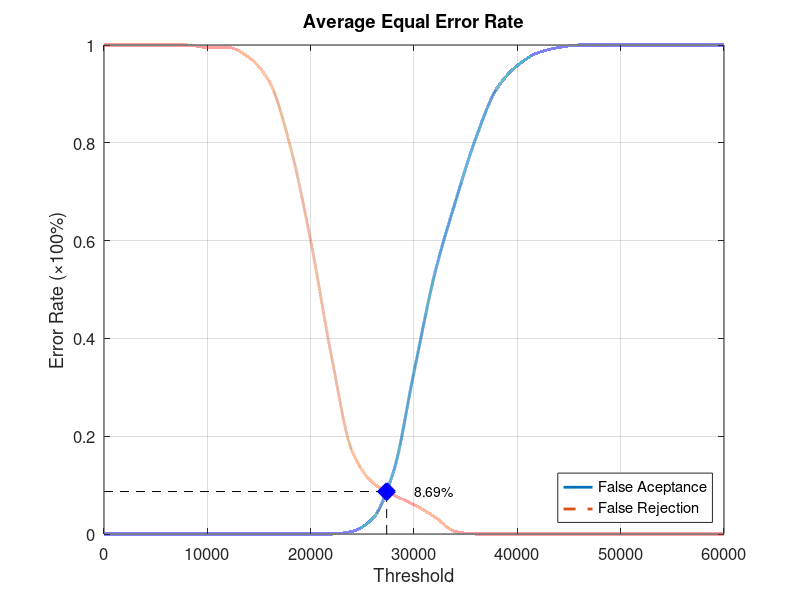
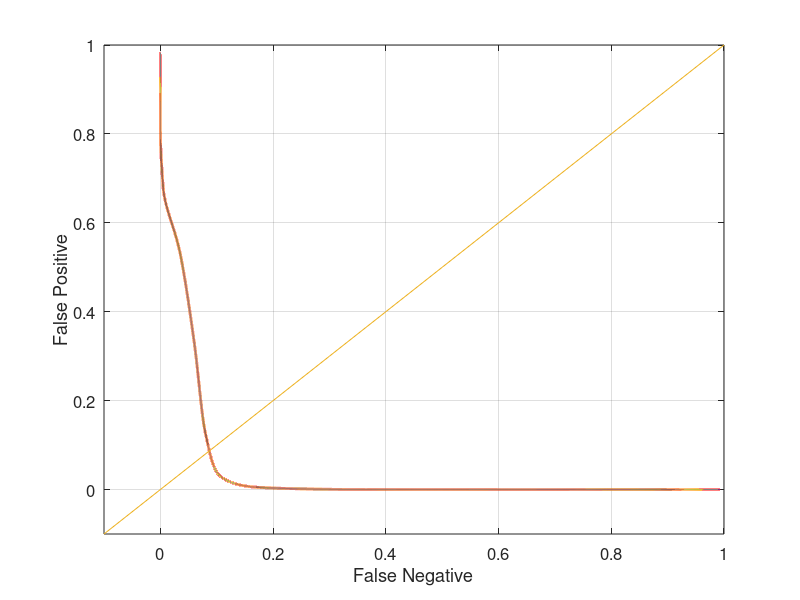

The MATLAB script that drew these images, in order:
function yEER = Database2_1
close all;
clear;
clc;
x = 0:2000:60000;
xq = 0:0.5:60000;

y0 = [0 0 0 0 0 0 0 0 0 0 0 0 0.00526316 0.0315789 0.126316 0.331579 0.531579 0.678947 0.810526 0.910526 0.957895 0.984211 0.994737 1 1 1 1 1 1 1 1];
yy0 = interp1(x, y0, xq, 'pchip');
y1 = [1 1 1 1 1 0.995 0.995 0.975 0.925 0.795 0.6 0.365 0.17 0.105 0.08 0.06 0.035 0.005 0 0 0 0 0 0 0 0 0 0 0 0 0];
yy1 = interp1(x, y1, xq, 'pchip');

% Calculating EER: 
y2 = abs(y0 - y1);
find(y2 == min(y2))
yy2 = abs(yy0 - yy1);
xEER = find(yy2 == min(yy2));
xEERIndex = xq(xEER) % X-axis EER
yEER = yy0(xEER) % Y-axis EER

main = figure
plot(xq, yy0,'-','LineWidth', 2);	hold on
plot(xq, yy1,'--','LineWidth', 2);	hold on
plot([xEERIndex xEERIndex], [0 yEER], 'k--');	hold on
plot([0 xEERIndex], [yEER yEER], 'k--');	hold on
plot(xEERIndex, yEER, 'bx', 'LineWidth', 10);	hold on
text(xEERIndex + 10 * xEERIndex / 100, yEER, [num2str(round((10000 * yEER)) / 100) '%'])
legend('False Aceptance', 'False Rejection', 'Location', 'SouthEast')
xlabel('Threshold')
ylabel('Error Rate (\times100%)')
title('Average Equal Error Rate')
set(gca, 'FontSize', 12)
axis([0 60000 0 1])
grid on

print(main, 'Database2_1Main', '-dpng');
FNRxFPR = figure('Color', [1 1 1]);
plot(yy1, yy0, '-', yy1, yy0, 'LineWidth', 2);
hold on
y = -0.1:0.1:1
plot(y, y); 
set(gca, 'FontSize', 12)
xlabel('False Negative')
ylabel('False Positive')
axis([-0.1 1 -0.1 1])
set(gca, 'FontSize', 12)
grid on

print(FNRxFPR, 'Database2_1FNRxFPR','-dpng');
end
